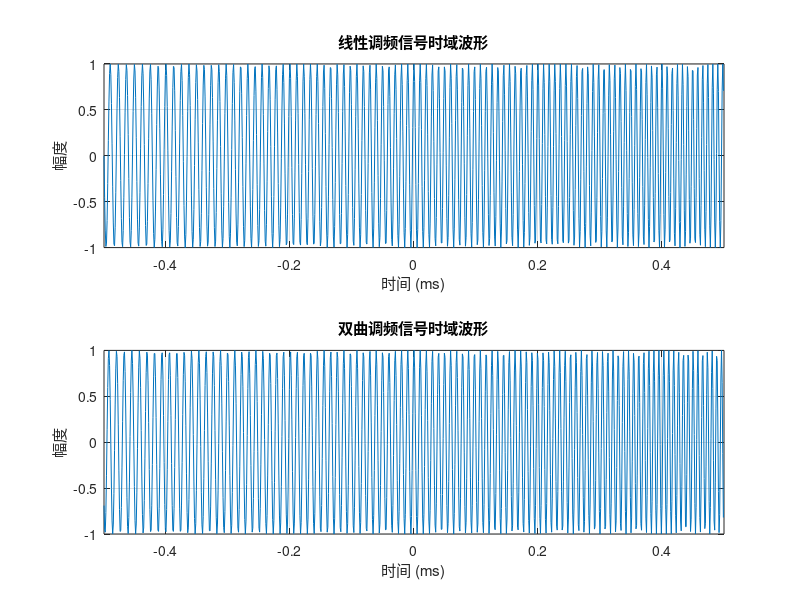
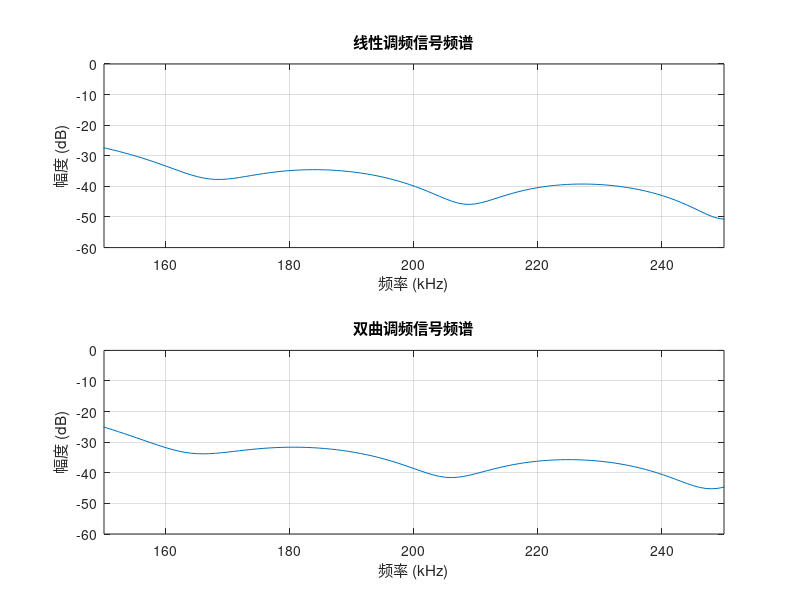

Here is the MATLAB script that generated these plots, in order:
clear; clc; close all;
% 参数设置
fs = 1000e3;        % 采样率 1 MHz
T = 0.001;          % 脉冲宽度 1 ms
fc = 100e3;         % 中心频率 100 kHz
B = 50e3;           % 带宽 50 kHz
t = -T/2 : 1/fs : T/2 - 1/fs; % 时间轴 (-T/2 到 T/2)

% 计算调频率 k
% 根据瞬时频率公式：f_start = fc / (1 - k'*(-T/2))， f_end = fc / (1 - k'*(T/2))
% 可以推导出 k'。这里用一种近似方法：k = B/T
k = B / T; % 这是一个近似值，用于定义频率变化率

% 生成HFM信号（使用积分关系，瞬时相位是瞬时频率的积分）
% 瞬时频率 fi = fc + k * t (这是一种简化，更精确的需用双曲公式)
% 对于严格的HFM，相位应为对数形式。这里用LFM近似，如果要精确生成HFM，相位需为 log(1 - k*t) 形式。

% 方法1：使用LFM（作为对比）
s_lfm = cos(2*pi*fc*t + pi*k*t.^2);

% 方法2：生成HFM信号（精确）
% 定义调频率参数 k_prime
k_prime = (B / fc) / T; % 一个简化的定义方式
% 瞬时相位积分：∫ (fc / (1 - k_prime * τ)) dτ = -(fc/k_prime) * ln|1 - k_prime * τ|
phi_hfm = -(2*pi*fc / k_prime) * log(abs(1 - k_prime * t));
s_hfm = cos(phi_hfm);

% 绘制时域波形
figure;
subplot(2,1,1);
plot(t*1000, real(s_lfm));
title('线性调频信号时域波形');
xlabel('时间 (ms)');
ylabel('幅度');
grid on;
xlim([-0.5, 0.5]);

subplot(2,1,2);
plot(t*1000, real(s_hfm));
title('双曲调频信号时域波形');
xlabel('时间 (ms)');
ylabel('幅度');
grid on;
xlim([-0.5, 0.5]);

% 绘制频谱
NFFT = 2^nextpow2(length(s_hfm));
f = fs*(-NFFT/2:NFFT/2-1)/NFFT;

S_lfm = fftshift(fft(s_lfm, NFFT));
S_hfm = fftshift(fft(s_hfm, NFFT));

figure;
subplot(2,1,1);
plot(f/1000, 20*log10(abs(S_lfm/max(abs(S_lfm)))));
title('线性调频信号频谱');
xlabel('频率 (kHz)');
ylabel('幅度 (dB)');
grid on;
xlim([fc/1000-B/2000, fc/1000+B/2000]*2);

subplot(2,1,2);
plot(f/1000, 20*log10(abs(S_hfm/max(abs(S_hfm)))));
title('双曲调频信号频谱');
xlabel('频率 (kHz)');
ylabel('幅度 (dB)');
grid on;
xlim([fc/1000-B/2000, fc/1000+B/2000]*2);